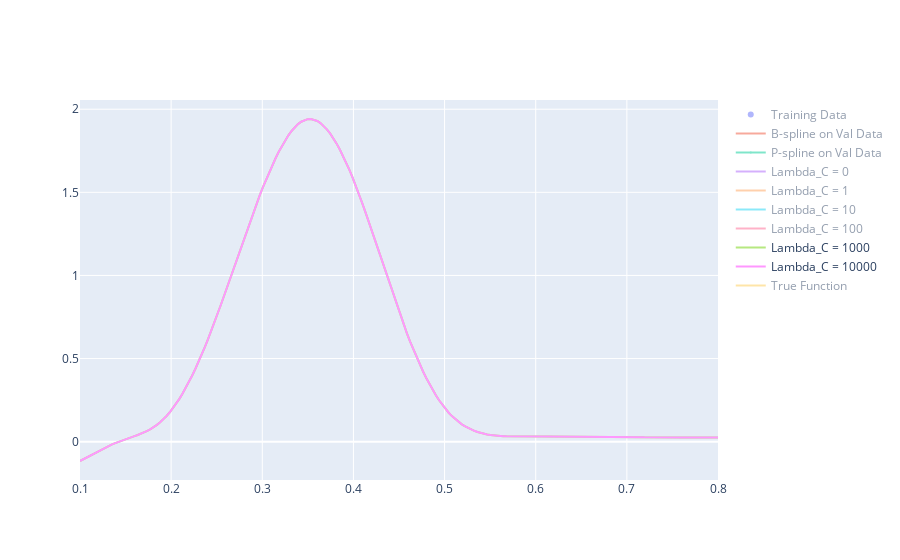

The notebook cell saved with this chart:
### Code cell
# calculate predictions on finer grid and plot it
xplot = np.linspace(df_train["x"].min(),df_train["x"].max(),200)
Bspline_plot = B.predict(xplot, sol["coef_"], sol["knots"])
Pspline_plot = B.predict(xplot, sol_p["coef_"], sol_p["knots"])
SCPspline_plot0 = B.predict(xplot, sol_c["sol_c0"]["coef_"], sol_c["sol_c0"]["knots"])
SCPspline_plot1 = B.predict(xplot, sol_c["sol_c1"]["coef_"], sol_c["sol_c1"]["knots"])
SCPspline_plot10 = B.predict(xplot, sol_c["sol_c10"]["coef_"], sol_c["sol_c10"]["knots"])
SCPspline_plot100 = B.predict(xplot, sol_c["sol_c100"]["coef_"], sol_c["sol_c100"]["knots"])
SCPspline_plot1000 = B.predict(xplot, sol_c["sol_c1000"]["coef_"], sol_c["sol_c1000"]["knots"])
SCPspline_plot10000 = B.predict(xplot, sol_c["sol_c10000"]["coef_"], sol_c["sol_c10000"]["knots"])

fig = go.Figure()
fig.add_trace(go.Scatter(x=x, y=y, mode="markers", name="Training Data"))
fig.add_trace(go.Scatter(x=xplot, y=Bspline_plot, mode="lines", name="B-spline on Val Data"))
fig.add_trace(go.Scatter(x=xplot, y=Pspline_plot, mode="lines+markers", marker=dict(size=1), name="P-spline on Val Data"))
fig.add_trace(go.Scatter(x=xplot, y=SCPspline_plot0, mode="lines", name="Lambda_C = 0"))
fig.add_trace(go.Scatter(x=xplot, y=SCPspline_plot1, mode="lines", name="Lambda_C = 1"))
fig.add_trace(go.Scatter(x=xplot, y=SCPspline_plot10, mode="lines", name="Lambda_C = 10"))
fig.add_trace(go.Scatter(x=xplot, y=SCPspline_plot100, mode="lines", name="Lambda_C = 100"))
fig.add_trace(go.Scatter(x=xplot, y=SCPspline_plot1000, mode="lines", name="Lambda_C = 1000"))
fig.add_trace(go.Scatter(x=xplot, y=SCPspline_plot10000, mode="lines", name="Lambda_C = 10000"))

fig.add_trace(go.Scatter(x=x, y=ytrue, mode="lines", name="True Function"))

### Figure 1 — Plotly figure (JSON) as saved in the notebook; plotly's stock layout.template omitted (floating-point values rounded to 4 significant figures; data arrays with more than 128 entries replaced by an {"elided": "..."} marker saying what was removed)
{"data": [{"mode": "markers", "name": "Training Data", "type": "scatter", "visible": "legendonly", "x": {"elided": "200 float values"}, "y": {"elided": "200 float values"}}, {"mode": "lines", "name": "B-spline on Val Data", "type": "scatter", "visible": "legendonly", "x": {"elided": "200 float values"}, "y": {"elided": "200 float values"}}, {"marker": {"size": 1}, "mode": "lines+markers", "name": "P-spline on Val Data", "type": "scatter", "visible": "legendonly", "x": {"elided": "200 float values"}, "y": {"elided": "200 float values"}}, {"mode": "lines", "name": "Lambda_C = 0", "type": "scatter", "visible": "legendonly", "x": {"elided": "200 float values"}, "y": {"elided": "200 float values"}}, {"mode": "lines", "name": "Lambda_C = 1", "type": "scatter", "visible": "legendonly", "x": {"elided": "200 float values"}, "y": {"elided": "200 float values"}}, {"mode": "lines", "name": "Lambda_C = 10", "type": "scatter", "visible": "legendonly", "x": {"elided": "200 float values"}, "y": {"elided": "200 float values"}}, {"mode": "lines", "name": "Lambda_C = 100", "type": "scatter", "visible": "legendonly", "x": {"elided": "200 float values"}, "y": {"elided": "200 float values"}}, {"mode": "lines", "name": "Lambda_C = 1000", "type": "scatter", "visible": true, "x": {"elided": "200 float values"}, "y": {"elided": "200 float values"}}, {"mode": "lines", "name": "Lambda_C = 10000", "type": "scatter", "visible": true, "x": {"elided": "200 float values"}, "y": {"elided": "200 float values"}}, {"mode": "lines", "name": "True Function", "type": "scatter", "visible": "legendonly", "x": {"elided": "200 float values"}, "y": {"elided": "200 float values"}}], "layout": {"autosize": true, "xaxis": {"autorange": true, "range": [0.1, 0.8], "type": "linear"}, "yaxis": {"autorange": true, "range": [-0.2306, 2.056], "type": "linear"}}}
